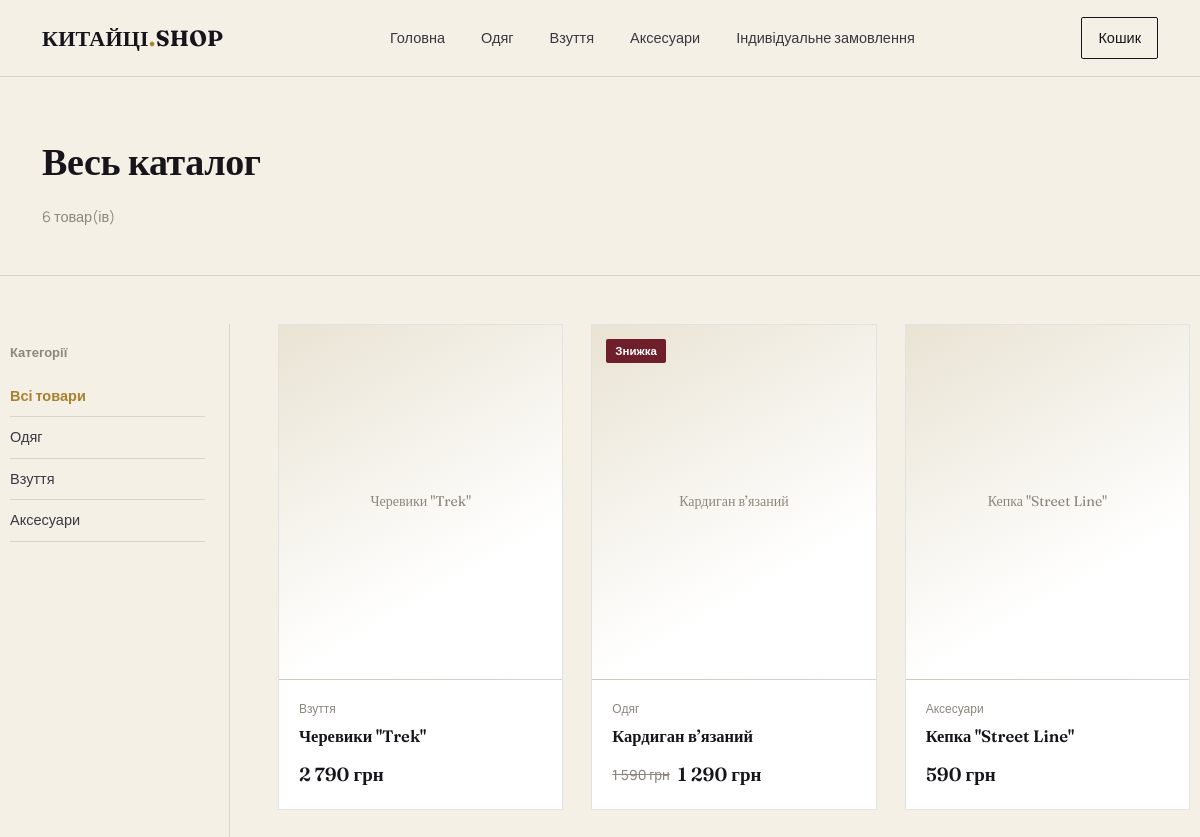
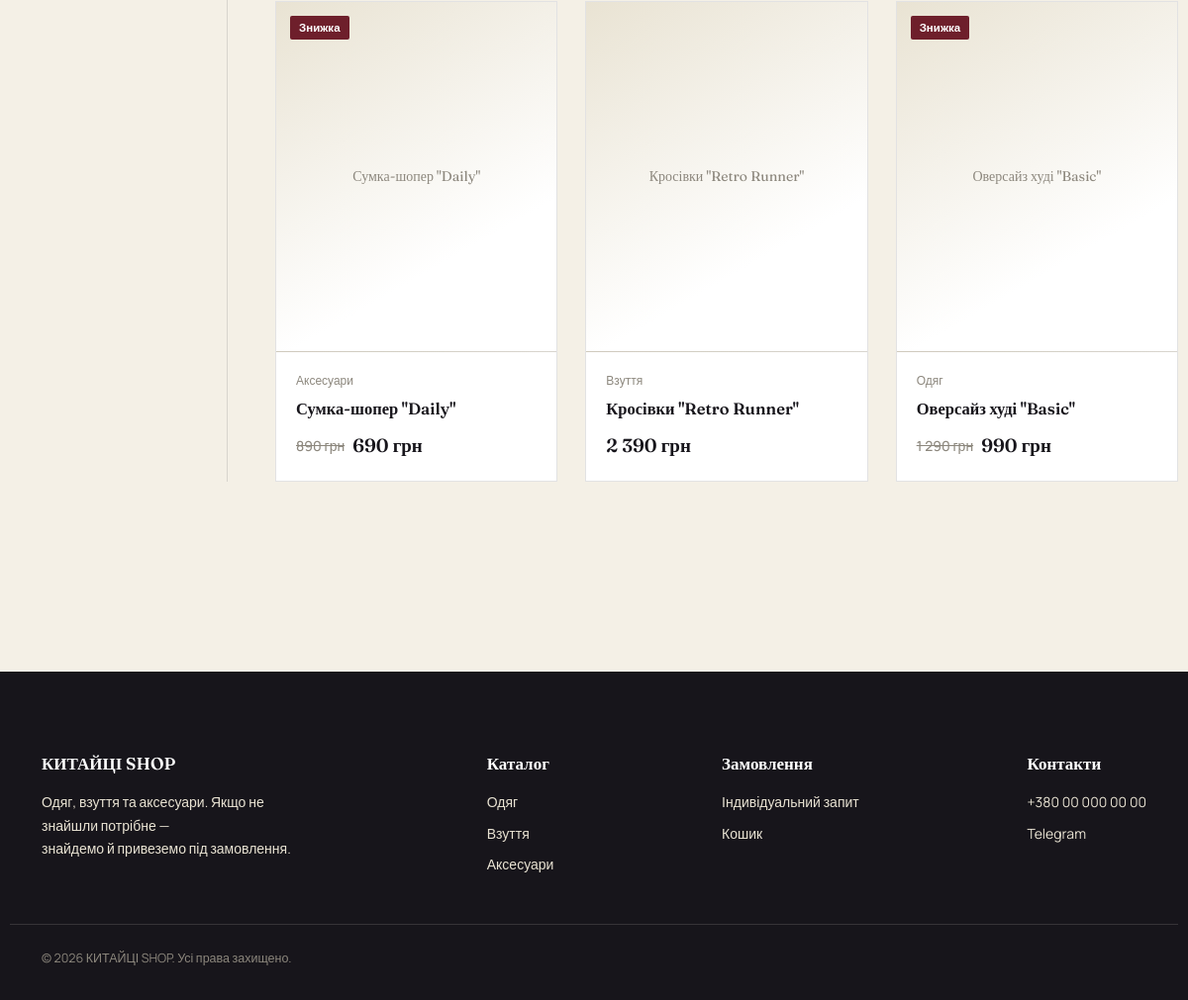
Screenshot of /catalog.php with the database file from the repository (2 pictures, top to bottom).
### tables this page shows
CREATE TABLE categories (
            id INTEGER PRIMARY KEY AUTOINCREMENT,
            name TEXT NOT NULL,
            slug TEXT NOT NULL UNIQUE,
            sort_order INTEGER DEFAULT 0
        );

CREATE TABLE products (
            id INTEGER PRIMARY KEY AUTOINCREMENT,
            category_id INTEGER NOT NULL REFERENCES categories(id),
            name TEXT NOT NULL,
            slug TEXT NOT NULL UNIQUE,
            description TEXT DEFAULT '',
            price REAL NOT NULL,
            discount_price REAL,
            image TEXT DEFAULT '',
            is_active INTEGER DEFAULT 1,
            created_at TEXT DEFAULT CURRENT_TIMESTAMP
        );

### includes/db.php (called while the page is built, shortened)
<?php
function money(float $n): string {
    return number_format($n, 0, ',', ' ') . ' грн';
}

### catalog.php (the view, shortened to what this page needs)
<?php
require __DIR__ . '/includes/db.php';
$pdo = db();
$catSlug = $_GET['cat'] ?? '';
$categories = $pdo->query('SELECT * FROM categories ORDER BY sort_order')->fetchAll(PDO::FETCH_ASSOC);
$sql = "SELECT p.*, c.name as cat_name, c.slug as cat_slug FROM products p
        JOIN categories c ON c.id = p.category_id
        WHERE p.is_active = 1";
$params = [];
$sql .= " ORDER BY p.id DESC";
$stmt = $pdo->prepare($sql);
$stmt->execute($params);
$products = $stmt->fetchAll(PDO::FETCH_ASSOC);
$currentCatName = 'Весь каталог';
$active = $catSlug ?: '';
include __DIR__ . '/includes/header.php';
?>
<section class="catalog-head">
  <div class="wrap">
    <h1><?= htmlspecialchars($currentCatName) ?></h1>
    <p><?= count($products) ?> товар(ів)</p>
  </div>
</section>
<section class="wrap catalog-body">
  <aside class="filters">
    <h4>Категорії</h4>
    <a href="/catalog.php" class="<?= $catSlug===''?'active':'' ?>">Всі товари</a>
    <?php foreach ($categories as $c): ?>
      <a href="/catalog.php?cat=<?= urlencode($c['slug']) ?>" class="<?= $catSlug===$c['slug']?'active':'' ?>"><?= htmlspecialchars($c['name']) ?></a>
    <?php endforeach; ?>
  </aside>
  <div>
    <?php if (!$products): ?>
      <div class="empty">Товарів поки немає в цій категорії.</div>
    <?php else: ?>
      <div class="grid-products">
        <?php foreach ($products as $p): ?>
          <a class="card" href="/product.php?slug=<?= urlencode($p['slug']) ?>">
            <div class="card-media">
              <?php if ($p['discount_price']): ?><span class="badge-sale sale-tag">Знижка</span><?php endif; ?>
              <?php if (!empty($p['image'])): ?>
                <img src="/<?= htmlspecialchars($p['image']) ?>" alt="<?= htmlspecialchars($p['name']) ?>" style="width:100%; height:100%; object-fit:cover;">
              <?php else: ?>
                <span class="ph"><?= htmlspecialchars($p['name']) ?></span>
              <?php endif; ?>
            </div>
            <div class="card-body">
              <span class="card-cat"><?= htmlspecialchars($p['cat_name']) ?></span>
              <span class="card-name"><?= htmlspecialchars($p['name']) ?></span>
              <div class="card-prices">
                <?php if ($p['discount_price']): ?>
                  <span class="price old"><?= money($p['price']) ?></span>
                  <span class="price"><?= money($p['discount_price']) ?></span>
                <?php else: ?>
                  <span class="price"><?= money($p['price']) ?></span>
                <?php endif; ?>
              </div>
            </div>
          </a>
        <?php endforeach; ?>
      </div>
    <?php endif; ?>
  </div>
</section>
<?php include __DIR__ . '/includes/footer.php'; ?>

### includes/header.php (shortened to what this page needs)
<?php
$cartCount = 0;
?>
<!DOCTYPE html>
<html lang="uk">
<head>
</head>
<body>
<header class="site-header">
  <div class="wrap">
    <a href="/" class="logo">КИТАЙЦІ<span>.</span>SHOP</a>
    <nav class="main-nav">
      <a href="/" class="<?= ($active ?? '')==='home'?'active':'' ?>">Головна</a>
      <a href="/catalog.php?cat=odyag" class="<?= ($active ?? '')==='odyag'?'active':'' ?>">Одяг</a>
      <a href="/catalog.php?cat=vzuttya" class="<?= ($active ?? '')==='vzuttya'?'active':'' ?>">Взуття</a>
      <a href="/catalog.php?cat=aksesuary" class="<?= ($active ?? '')==='aksesuary'?'active':'' ?>">Аксесуари</a>
      <a href="/custom-request.php" class="<?= ($active ?? '')==='custom'?'active':'' ?>">Індивідуальне замовлення</a>
    </nav>
    <div class="header-actions">
      <a href="/cart.php" class="cart-link">
        Кошик <?php if ($cartCount>0): ?><span class="cart-badge"><?= $cartCount ?></span><?php endif; ?>
      </a>
    </div>
  </div>
</header>

### includes/footer.php
<footer>
  <div class="wrap">
    <div class="foot-col">
      <h4>КИТАЙЦІ SHOP</h4>
      <p style="max-width:280px;">Одяг, взуття та аксесуари. Якщо не знайшли потрібне —<br>знайдемо й привеземо під замовлення.</p>
    </div>
    <div class="foot-col">
      <h4>Каталог</h4>
      <a href="/catalog.php?cat=odyag">Одяг</a>
      <a href="/catalog.php?cat=vzuttya">Взуття</a>
      <a href="/catalog.php?cat=aksesuary">Аксесуари</a>
    </div>
    <div class="foot-col">
      <h4>Замовлення</h4>
      <a href="/custom-request.php">Індивідуальний запит</a>
      <a href="/cart.php">Кошик</a>
    </div>
    <div class="foot-col">
      <h4>Контакти</h4>
      <a href="tel:+380000000000">+380 00 000 00 00</a>
      <a href="https://t.me/" target="_blank">Telegram</a>
    </div>
  </div>
  <div class="wrap foot-bottom">© <?= date('Y') ?> КИТАЙЦІ SHOP. Усі права захищено.</div>
</footer>
</body>
</html>

### includes/header.php (style rules this page uses)
:root { --ink:#17151B; --ink-soft:#3A3742; --ivory:#F4F0E6; --ivory-dim:#E9E3D3; --brass:#A9812F; --brass-bright:#C79A3E; --burgundy:#6E1F2B; --stone:#8C877D; --line: rgba(23,21,27,0.12); --radius: 2px; }
* { box-sizing:border-box; }
html,body { margin:0;padding:0; }
body { background:var(--ivory); color:var(--ink); font-family:'Manrope',sans-serif; font-size:16px; line-height:1.55; -webkit-font-smoothing:antialiased; }
h1,h2,h3,.serif { font-family:'Fraunces',serif; font-weight:600; letter-spacing:-0.01em; margin:0; }
a { color:inherit;text-decoration:none; }
.wrap { max-width:1180px;margin:0 auto;padding:0 32px; }
.site-header { position:sticky; top:0; z-index:50; background:rgba(244,240,230,0.92); backdrop-filter:blur(8px); border-bottom:1px solid var(--line); }
.site-header .wrap { display:flex; align-items:center; justify-content:space-between; height:76px; }
.logo { font-family:'Fraunces',serif; font-size:22px; font-weight:700; letter-spacing:0.01em; }
.logo span { color:var(--brass); }
nav.main-nav { display:flex; gap:36px; }
nav.main-nav a { font-size:14.5px; color:var(--ink-soft); position:relative; padding:4px 0; transition:color .2s ease; }
.header-actions { display:flex; align-items:center; gap:22px; }
.cart-link { display:flex; align-items:center; gap:8px; font-size:14.5px; border:1px solid var(--ink); padding:9px 16px; border-radius:var(--radius); transition:background .2s ease, color .2s ease; }
footer { margin-top:96px; border-top:1px solid var(--line); background:var(--ink); color:var(--ivory-dim); padding:56px 0 32px; }
footer .wrap { display:flex; justify-content:space-between; flex-wrap:wrap; gap:32px; }
footer .foot-col h4 { font-family:'Fraunces',serif; color:#fff; font-weight:600; font-size:17px; margin-bottom:14px; }
footer .foot-col p, footer .foot-col a { font-size:14px; color:var(--ivory-dim); display:block; margin-bottom:8px; line-height:1.7; }
footer .foot-bottom { margin-top:40px; padding-top:24px; border-top:1px solid rgba(244,240,230,0.14); font-size:12.5px; color:var(--stone); }
.price { font-family:'Fraunces',serif; font-weight:600; font-size:19px; }
.price.old { font-family:'Manrope',sans-serif; font-weight:500; font-size:14px; color:var(--stone); text-decoration:line-through; margin-right:8px; }
.badge-sale { background:var(--burgundy); color:#fff; font-size:11.5px; font-weight:700; padding:3px 9px; border-radius:2px; display:inline-block; }

### catalog.php (style rules this page uses)
.catalog-head { padding:56px 0 32px; border-bottom:1px solid var(--line); }
.catalog-head h1 { font-size:38px; margin-bottom:10px; }
.catalog-head p { color:var(--stone); font-size:14.5px; }
.catalog-body { padding:48px 0 96px; display:grid; grid-template-columns:220px 1fr; gap:48px; }
.filters { border-right:1px solid var(--line); padding-right:24px; }
.filters h4 { font-size:13px; text-transform:none; color:var(--stone); margin-bottom:14px; font-weight:600; }
.filters a { display:block; padding:9px 0; font-size:14.5px; color:var(--ink-soft); border-bottom:1px solid var(--line); }
.filters a.active { color:var(--brass); font-weight:600; }
.grid-products { display:grid; grid-template-columns:repeat(3,1fr); gap:28px; }
.card { background:#fff; border:1px solid var(--line); }
.card-media { aspect-ratio:4/5; background:linear-gradient(150deg, var(--ivory-dim), #fff 70%); position:relative; display:flex; align-items:center; justify-content:center; border-bottom:1px solid var(--line); }
.card-media .ph { font-family:'Fraunces',serif; color:var(--stone); font-size:14px; padding:0 16px; text-align:center; }
.card-media .sale-tag { position:absolute; top:14px; left:14px; }
.card-body { padding:20px; }
.card-cat { font-size:12px; color:var(--stone); margin-bottom:6px; display:block; }
.card-name { font-size:16.5px; font-weight:600; margin-bottom:10px; display:block; font-family:'Fraunces',serif; }
.card-prices { display:flex; align-items:center; }

### rows the page displays
categories: name "Одяг"
categories: name "Взуття"
categories: name "Аксесуари"
products: name "Черевики \"Trek\"", category.name "Взуття", price "2 790 грн"
products: shows "Знижка", name "Кардиган в’язаний", category.name "Одяг", price "1 590 грн", discount_price "1 290 грн"
products: name "Кепка \"Street Line\"", category.name "Аксесуари", price "590 грн"
products: shows "Знижка", name "Сумка-шопер \"Daily\"", category.name "Аксесуари", price "890 грн", discount_price "690 грн"
products: name "Кросівки \"Retro Runner\"", category.name "Взуття", price "2 390 грн"
products: shows "Знижка", name "Оверсайз худі \"Basic\"", category.name "Одяг", price "1 290 грн", discount_price "990 грн"

### other values shown
$currentCatName "Весь каталог"
count($products) "6"
